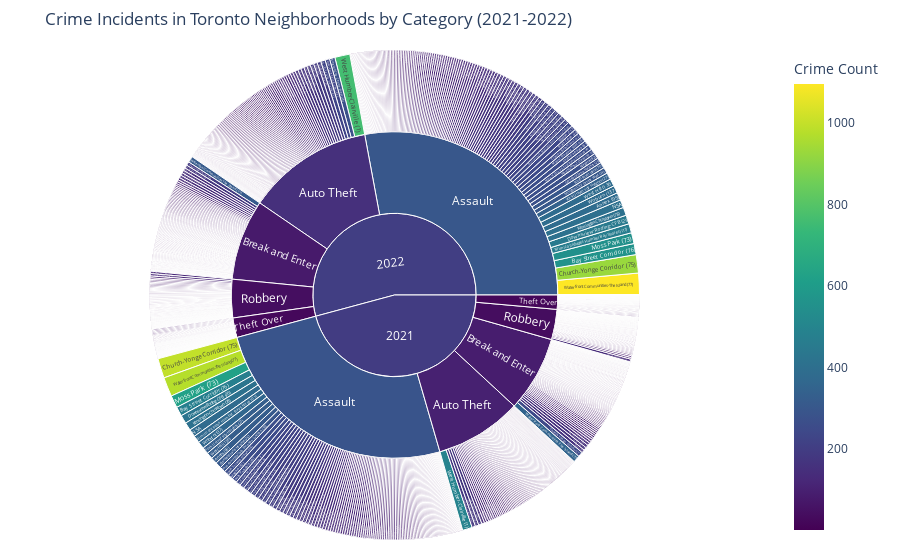

The notebook cell this image was saved under:
### Markdown cell above
# An interactive sunburst plot was created to display the number of incidents for each crime category in Toronto neighborhoods, separated by year. 

## The plot is colored based on the number of incidents, with brighter colors representing higher crime counts. The visualization allows for easy identification of crime patterns and trends across neighborhoods and years.


##  Findings:

###  This reveals that some crime categories have higher incident rates than others in Toronto neighborhoods.

###  Certain neighborhoods exhibit consistently high or low crime rates across the years, while others show more variability.

###  The distribution of crime incidents varies between years, indicating potential shifts in crime patterns or the effectiveness of law enforcement efforts.

### Code cell
import plotly.express as px
import pandas as pd

# Filter the data between 2021 and 2022
df = df[(df['REPORT_YEAR'] >= 2021) & (df['REPORT_YEAR'] <= 2022)]

# Group the data by year, neighborhood, and crime category, and count the incidents
year_neighborhood_crime_counts = df.groupby(['REPORT_YEAR', 'NEIGHBOURHOOD_140', 'MCI_CATEGORY']).size().reset_index(name='Crime_Count')

# Rename the columns
year_neighborhood_crime_counts.columns = ['Year', 'Neighborhood', 'Crime_Category', 'Crime_Count']

# Create a sunburst plot
fig = px.sunburst(year_neighborhood_crime_counts, 
                  path=['Year', 'Crime_Category', 'Neighborhood'], 
                  values='Crime_Count', 
                  color='Crime_Count',
                  color_continuous_scale='Viridis',
                  title='Crime Incidents in Toronto Neighborhoods by Category (2021-2022)',
                  )

fig.update_layout(
    margin=dict(t=50, b=20, l=20, r=20),
    coloraxis_colorbar=dict(title="Crime Count"),
    font=dict(size=12),
)


# Save the plot as an HTML file
pio.write_html(fig, file='crime_counts_toronto.html')

fig.show()

### Figure 1 — Plotly figure (JSON) as saved in the notebook; plotly's stock layout.template omitted (floating-point values rounded to 4 significant figures; data arrays with more than 128 entries replaced by an {"elided": "..."} marker saying what was removed)
{"data": [{"branchvalues": "total", "customdata": {"elided": "1408x1 float values"}, "domain": {"x": [0, 1], "y": [0, 1]}, "hovertemplate": "labels=%{label}<br>Crime_Count_sum=%{value}<br>parent=%{parent}<br>id=%{id}<br>Crime_Count=%{color}<extra></extra>", "ids": {"elided": "1408 str values"}, "labels": {"elided": "1408 str values"}, "marker": {"coloraxis": "coloraxis", "colors": {"elided": "1408 float values"}}, "name": "", "parents": {"elided": "1408 str values"}, "type": "sunburst", "values": {"elided": "1408 int values"}}], "layout": {"coloraxis": {"colorbar": {"title": {"text": "Crime Count"}}, "colorscale": [[0, "#440154"], [0.1111, "#482878"], [0.2222, "#3e4989"], [0.3333, "#31688e"], [0.4444, "#26828e"], [0.5556, "#1f9e89"], [0.6667, "#35b779"], [0.7778, "#6ece58"], [0.8889, "#b5de2b"], [1, "#fde725"]]}, "font": {"size": 12}, "legend": {"tracegroupgap": 0}, "margin": {"b": 20, "l": 20, "r": 20, "t": 50}, "title": {"text": "Crime Incidents in Toronto Neighborhoods by Category (2021-2022)"}}}
